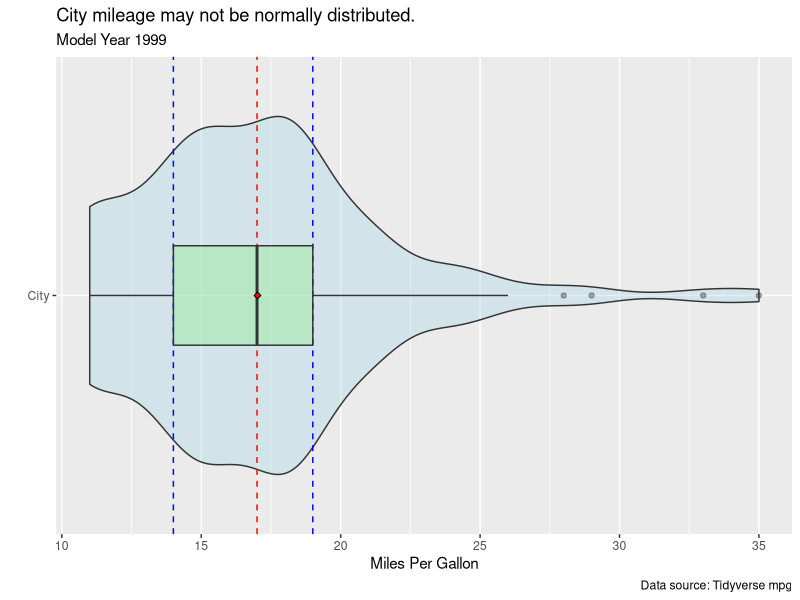

Reproduce this figure in R.
## ---- chunk 1
knitr::opts_chunk$set(echo = TRUE,
                      warning = FALSE,
                      message = FALSE)
library(tidyverse)
## ---- chunk 2
mpg %>% 
  filter(year == 1999) %>% 
  ggplot(aes(y = factor("City"), x = cty)) +
  geom_violin(fill = "lightblue", alpha = 0.4) +
  geom_vline(xintercept = median(mpg$cty), color = "red", linetype = "dashed") +
  geom_vline(xintercept = quantile(mpg$cty, 0.25), color = "blue", linetype = "dashed") +
  geom_vline(xintercept = quantile(mpg$cty, 0.75), color = "blue", linetype = "dashed") +
  geom_boxplot(fill = "lightgreen", width = 0.25, alpha = 0.4) +
  stat_summary(fun = "mean",
     geom = "point",
     shape = 23,
     size = 1.5,
     fill = "red") +
  labs(
    title = "City mileage may not be normally distributed.",
    subtitle = "Model Year 1999",
    y = "",
    x = "Miles Per Gallon",
    caption = "Data source: Tidyverse mpg"
  )
